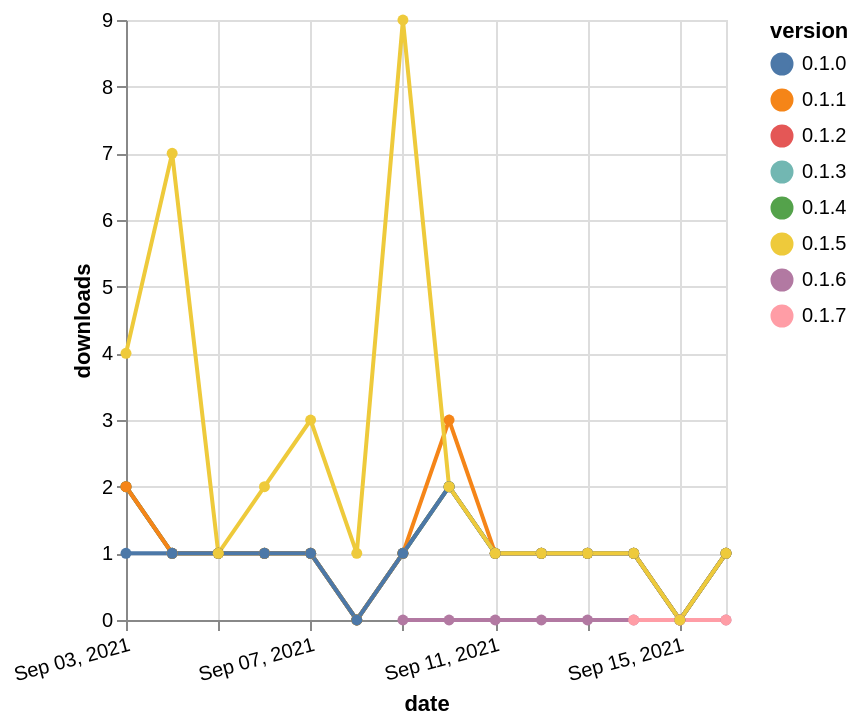

Express this chart as Vega-Lite.
### Vega-Lite specification from a JSON file in a GitHub repository (floating-point values rounded to 4 significant figures)
{"$schema": "https://vega.github.io/schema/vega-lite/v5.json", "description": "A simple bar chart with embedded data.", "data": {"values": [{"date": "2021-09-03", "total": 35, "delta": 2, "version": "0.1.3"}, {"date": "2021-09-04", "total": 36, "delta": 1, "version": "0.1.3"}, {"date": "2021-09-05", "total": 37, "delta": 1, "version": "0.1.3"}, {"date": "2021-09-06", "total": 38, "delta": 1, "version": "0.1.3"}, {"date": "2021-09-07", "total": 39, "delta": 1, "version": "0.1.3"}, {"date": "2021-09-08", "total": 39, "delta": 0, "version": "0.1.3"}, {"date": "2021-09-09", "total": 40, "delta": 1, "version": "0.1.3"}, {"date": "2021-09-10", "total": 42, "delta": 2, "version": "0.1.3"}, {"date": "2021-09-11", "total": 43, "delta": 1, "version": "0.1.3"}, {"date": "2021-09-12", "total": 44, "delta": 1, "version": "0.1.3"}, {"date": "2021-09-13", "total": 45, "delta": 1, "version": "0.1.3"}, {"date": "2021-09-14", "total": 46, "delta": 1, "version": "0.1.3"}, {"date": "2021-09-15", "total": 46, "delta": 0, "version": "0.1.3"}, {"date": "2021-09-16", "total": 47, "delta": 1, "version": "0.1.3"}, {"date": "2021-09-03", "total": 101, "delta": 2, "version": "0.1.2"}, {"date": "2021-09-04", "total": 102, "delta": 1, "version": "0.1.2"}, {"date": "2021-09-05", "total": 103, "delta": 1, "version": "0.1.2"}, {"date": "2021-09-06", "total": 104, "delta": 1, "version": "0.1.2"}, {"date": "2021-09-07", "total": 105, "delta": 1, "version": "0.1.2"}, {"date": "2021-09-08", "total": 105, "delta": 0, "version": "0.1.2"}, {"date": "2021-09-09", "total": 106, "delta": 1, "version": "0.1.2"}, {"date": "2021-09-10", "total": 108, "delta": 2, "version": "0.1.2"}, {"date": "2021-09-11", "total": 109, "delta": 1, "version": "0.1.2"}, {"date": "2021-09-12", "total": 110, "delta": 1, "version": "0.1.2"}, {"date": "2021-09-13", "total": 111, "delta": 1, "version": "0.1.2"}, {"date": "2021-09-14", "total": 112, "delta": 1, "version": "0.1.2"}, {"date": "2021-09-15", "total": 112, "delta": 0, "version": "0.1.2"}, {"date": "2021-09-16", "total": 113, "delta": 1, "version": "0.1.2"}, {"date": "2021-09-03", "total": 32, "delta": 2, "version": "0.1.4"}, {"date": "2021-09-04", "total": 33, "delta": 1, "version": "0.1.4"}, {"date": "2021-09-05", "total": 34, "delta": 1, "version": "0.1.4"}, {"date": "2021-09-06", "total": 35, "delta": 1, "version": "0.1.4"}, {"date": "2021-09-07", "total": 36, "delta": 1, "version": "0.1.4"}, {"date": "2021-09-08", "total": 36, "delta": 0, "version": "0.1.4"}, {"date": "2021-09-09", "total": 37, "delta": 1, "version": "0.1.4"}, {"date": "2021-09-10", "total": 39, "delta": 2, "version": "0.1.4"}, {"date": "2021-09-11", "total": 40, "delta": 1, "version": "0.1.4"}, {"date": "2021-09-12", "total": 41, "delta": 1, "version": "0.1.4"}, {"date": "2021-09-13", "total": 42, "delta": 1, "version": "0.1.4"}, {"date": "2021-09-14", "total": 43, "delta": 1, "version": "0.1.4"}, {"date": "2021-09-15", "total": 43, "delta": 0, "version": "0.1.4"}, {"date": "2021-09-16", "total": 44, "delta": 1, "version": "0.1.4"}, {"date": "2021-09-03", "total": 248, "delta": 2, "version": "0.1.1"}, {"date": "2021-09-04", "total": 249, "delta": 1, "version": "0.1.1"}, {"date": "2021-09-05", "total": 250, "delta": 1, "version": "0.1.1"}, {"date": "2021-09-06", "total": 251, "delta": 1, "version": "0.1.1"}, {"date": "2021-09-07", "total": 252, "delta": 1, "version": "0.1.1"}, {"date": "2021-09-08", "total": 252, "delta": 0, "version": "0.1.1"}, {"date": "2021-09-09", "total": 253, "delta": 1, "version": "0.1.1"}, {"date": "2021-09-10", "total": 256, "delta": 3, "version": "0.1.1"}, {"date": "2021-09-11", "total": 257, "delta": 1, "version": "0.1.1"}, {"date": "2021-09-12", "total": 258, "delta": 1, "version": "0.1.1"}, {"date": "2021-09-13", "total": 259, "delta": 1, "version": "0.1.1"}, {"date": "2021-09-14", "total": 260, "delta": 1, "version": "0.1.1"}, {"date": "2021-09-15", "total": 260, "delta": 0, "version": "0.1.1"}, {"date": "2021-09-16", "total": 261, "delta": 1, "version": "0.1.1"}, {"date": "2021-09-09", "total": 13, "delta": 0, "version": "0.1.6"}, {"date": "2021-09-10", "total": 19, "delta": 0, "version": "0.1.6"}, {"date": "2021-09-11", "total": 21, "delta": 0, "version": "0.1.6"}, {"date": "2021-09-12", "total": 24, "delta": 0, "version": "0.1.6"}, {"date": "2021-09-13", "total": 28, "delta": 0, "version": "0.1.6"}, {"date": "2021-09-14", "total": 32, "delta": 0, "version": "0.1.6"}, {"date": "2021-09-15", "total": 32, "delta": 0, "version": "0.1.6"}, {"date": "2021-09-16", "total": 33, "delta": 0, "version": "0.1.6"}, {"date": "2021-09-03", "total": 136, "delta": 1, "version": "0.1.0"}, {"date": "2021-09-04", "total": 137, "delta": 1, "version": "0.1.0"}, {"date": "2021-09-05", "total": 138, "delta": 1, "version": "0.1.0"}, {"date": "2021-09-06", "total": 139, "delta": 1, "version": "0.1.0"}, {"date": "2021-09-07", "total": 140, "delta": 1, "version": "0.1.0"}, {"date": "2021-09-08", "total": 140, "delta": 0, "version": "0.1.0"}, {"date": "2021-09-09", "total": 141, "delta": 1, "version": "0.1.0"}, {"date": "2021-09-10", "total": 143, "delta": 2, "version": "0.1.0"}, {"date": "2021-09-11", "total": 144, "delta": 1, "version": "0.1.0"}, {"date": "2021-09-12", "total": 145, "delta": 1, "version": "0.1.0"}, {"date": "2021-09-13", "total": 146, "delta": 1, "version": "0.1.0"}, {"date": "2021-09-14", "total": 147, "delta": 1, "version": "0.1.0"}, {"date": "2021-09-15", "total": 147, "delta": 0, "version": "0.1.0"}, {"date": "2021-09-16", "total": 148, "delta": 1, "version": "0.1.0"}, {"date": "2021-09-14", "total": 22, "delta": 0, "version": "0.1.7"}, {"date": "2021-09-15", "total": 33, "delta": 0, "version": "0.1.7"}, {"date": "2021-09-16", "total": 47, "delta": 0, "version": "0.1.7"}, {"date": "2021-09-03", "total": 46, "delta": 4, "version": "0.1.5"}, {"date": "2021-09-04", "total": 53, "delta": 7, "version": "0.1.5"}, {"date": "2021-09-05", "total": 54, "delta": 1, "version": "0.1.5"}, {"date": "2021-09-06", "total": 56, "delta": 2, "version": "0.1.5"}, {"date": "2021-09-07", "total": 59, "delta": 3, "version": "0.1.5"}, {"date": "2021-09-08", "total": 60, "delta": 1, "version": "0.1.5"}, {"date": "2021-09-09", "total": 69, "delta": 9, "version": "0.1.5"}, {"date": "2021-09-10", "total": 71, "delta": 2, "version": "0.1.5"}, {"date": "2021-09-11", "total": 72, "delta": 1, "version": "0.1.5"}, {"date": "2021-09-12", "total": 73, "delta": 1, "version": "0.1.5"}, {"date": "2021-09-13", "total": 74, "delta": 1, "version": "0.1.5"}, {"date": "2021-09-14", "total": 75, "delta": 1, "version": "0.1.5"}, {"date": "2021-09-15", "total": 75, "delta": 0, "version": "0.1.5"}, {"date": "2021-09-16", "total": 76, "delta": 1, "version": "0.1.5"}]}, "width": "container", "mark": {"type": "line", "point": {"filled": true}}, "encoding": {"x": {"field": "date", "type": "temporal", "timeUnit": "yearmonthdate", "title": "date", "axis": {"labelAngle": -15}}, "y": {"field": "delta", "type": "quantitative", "title": "downloads"}, "color": {"field": "version", "type": "nominal"}, "tooltip": {"field": "delta"}}}
